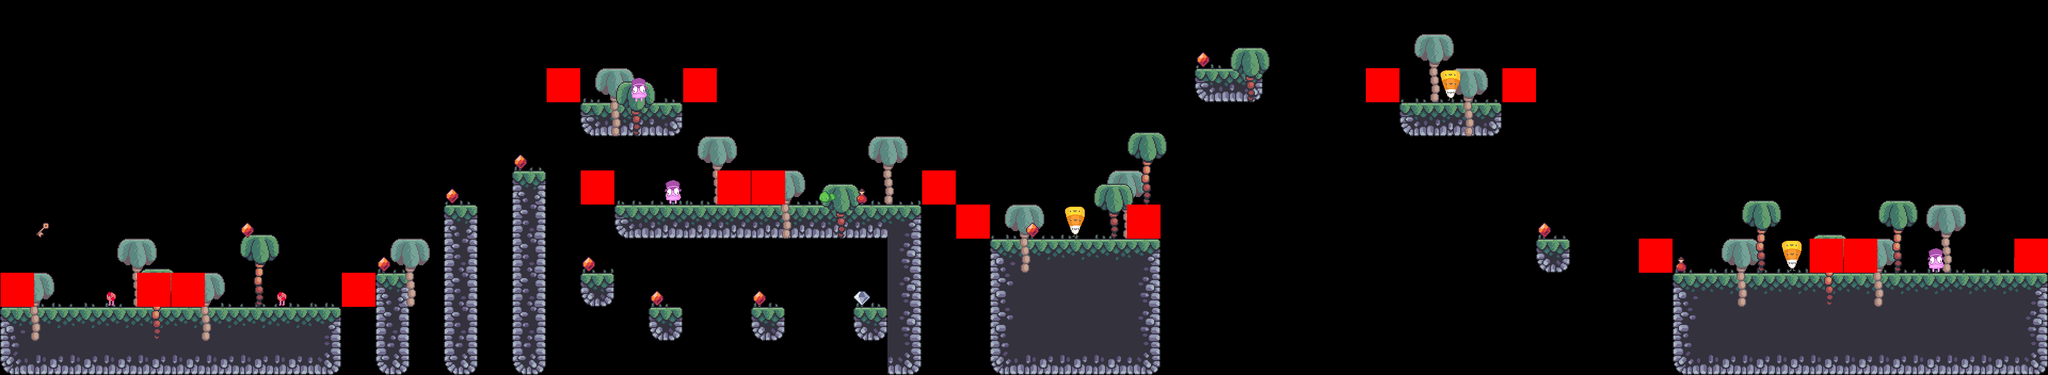

A 2D game scene composited from a Tiled map and its tileset images. What follows is a short description and the map's XML, with each tile layer's data collapsed to a summary:
An orthogonal 60x11 tile map with 64x64 px tiles, 8 tile layers (terrain, grass, bg_palms, fg_palms, ...), 6 tilesets.

<map version="1.5" tiledversion="1.7.2" orientation="orthogonal" renderorder="right-down" width="60" height="11" tilewidth="64" tileheight="64" infinite="0" nextlayerid="9" nextobjectid="1">
 <editorsettings>
  <export target="level4/level4.csv" format="csv" />
 </editorsettings>
 <tileset firstgid="1" source="terrain_tiles.tsx" />
 <tileset firstgid="17" source="grass.tsx" />
 <tileset firstgid="22" source="palms.tsx" />
 <tileset firstgid="25" source="startend.tsx" />
 <tileset firstgid="27" source="enemy_tileset.tsx" />
 <tileset firstgid="33" source="item.tsx" />
 <layer id="1" name="terrain" width="60" height="11" locked="1">
  <data>[660 cells, 114 non-empty, 16 distinct tile ids]</data>
 </layer>
 <layer id="2" name="grass" width="60" height="11" locked="1">
  <data>[660 cells, 51 non-empty, 5 distinct tile ids]</data>
 </layer>
 <layer id="3" name="bg_palms" width="60" height="11" locked="1">
  <data>[660 cells, 15 non-empty, 1 distinct tile ids]</data>
 </layer>
 <layer id="4" name="fg_palms" width="60" height="11" locked="1">
  <data>[660 cells, 10 non-empty, 2 distinct tile ids]</data>
 </layer>
 <layer id="5" name="player_startend" width="60" height="11" locked="1">
  <data>[660 cells, 2 non-empty, 2 distinct tile ids]</data>
 </layer>
 <layer id="6" name="constraints" width="60" height="11" locked="1">
  <data>[660 cells, 18 non-empty, 1 distinct tile ids]</data>
 </layer>
 <layer id="8" name="item" width="60" height="11" locked="1">
  <data>[660 cells, 13 non-empty, 3 distinct tile ids]</data>
 </layer>
 <layer id="7" name="enemy" width="60" height="11" locked="1">
  <data>[660 cells, 9 non-empty, 4 distinct tile ids]</data>
 </layer>
</map>
